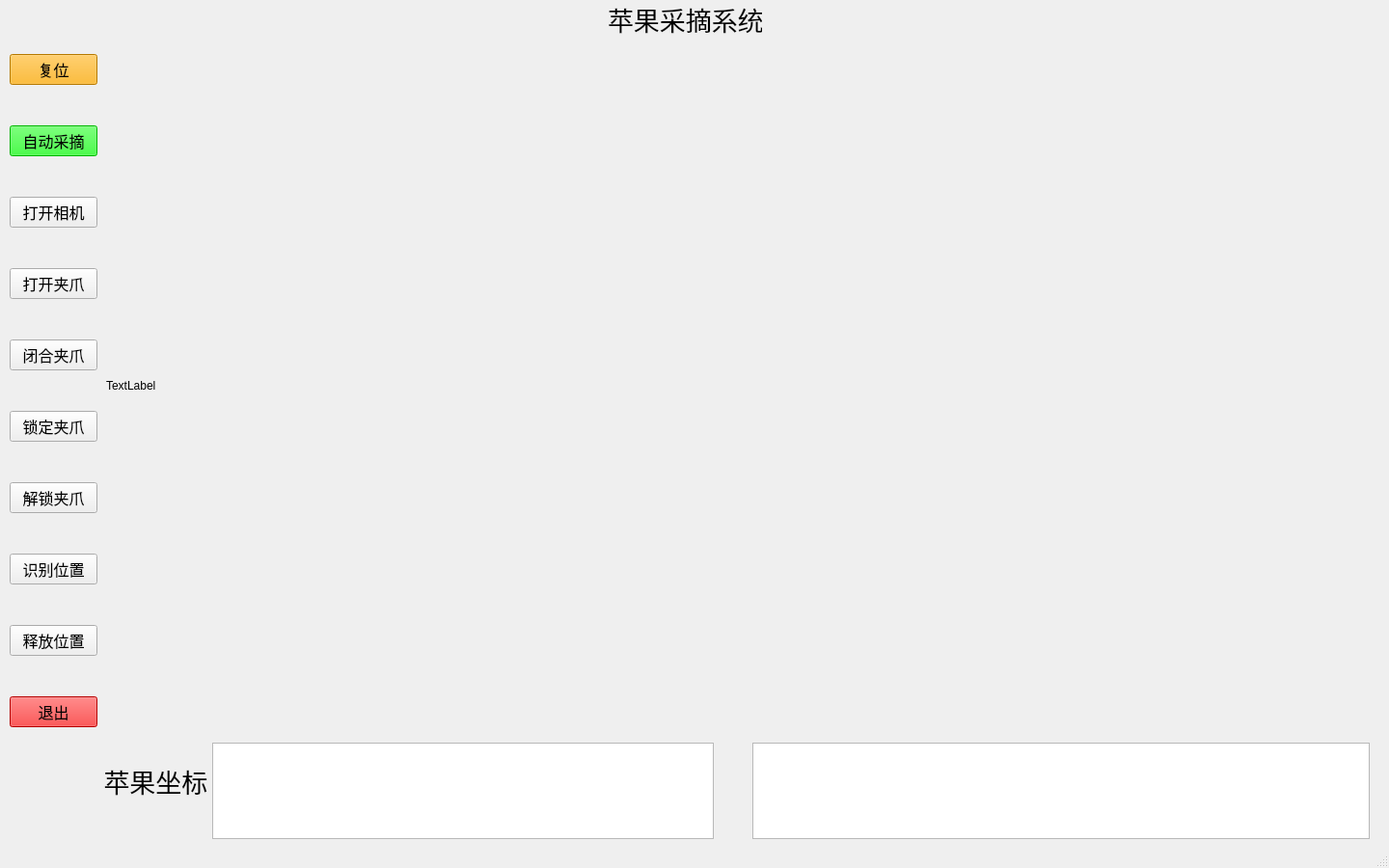
<?xml version="1.0" encoding="UTF-8"?>
<ui version="4.0">
 <class>MainWindow</class>
 <widget class="QMainWindow" name="MainWindow">
  <property name="geometry">
   <rect>
    <x>0</x>
    <y>0</y>
    <width>1440</width>
    <height>900</height>
   </rect>
  </property>
  <property name="minimumSize">
   <size>
    <width>1440</width>
    <height>900</height>
   </size>
  </property>
  <property name="maximumSize">
   <size>
    <width>1440</width>
    <height>900</height>
   </size>
  </property>
  <property name="windowTitle">
   <string>MainWindow</string>
  </property>
  <widget class="QWidget" name="centralwidget">
   <widget class="QLabel" name="label_picture">
    <property name="geometry">
     <rect>
      <x>110</x>
      <y>40</y>
      <width>1280</width>
      <height>720</height>
     </rect>
    </property>
    <property name="styleSheet">
     <string notr="true"/>
    </property>
    <property name="text">
     <string>TextLabel</string>
    </property>
   </widget>
   <widget class="QTextBrowser" name="textBrowser_coordinate">
    <property name="geometry">
     <rect>
      <x>220</x>
      <y>770</y>
      <width>520</width>
      <height>100</height>
     </rect>
    </property>
   </widget>
   <widget class="QLabel" name="label_apple_coordinate">
    <property name="geometry">
     <rect>
      <x>100</x>
      <y>770</y>
      <width>120</width>
      <height>80</height>
     </rect>
    </property>
    <property name="font">
     <font>
      <pointsize>20</pointsize>
     </font>
    </property>
    <property name="text">
     <string> 苹果坐标</string>
    </property>
   </widget>
   <widget class="QLabel" name="label_main_title">
    <property name="geometry">
     <rect>
      <x>630</x>
      <y>0</y>
      <width>160</width>
      <height>40</height>
     </rect>
    </property>
    <property name="font">
     <font>
      <pointsize>20</pointsize>
     </font>
    </property>
    <property name="text">
     <string>苹果采摘系统</string>
    </property>
   </widget>
   <widget class="QTextBrowser" name="textBrowser_info">
    <property name="geometry">
     <rect>
      <x>780</x>
      <y>770</y>
      <width>640</width>
      <height>100</height>
     </rect>
    </property>
   </widget>
   <widget class="QWidget" name="verticalLayoutWidget">
    <property name="geometry">
     <rect>
      <x>10</x>
      <y>20</y>
      <width>91</width>
      <height>771</height>
     </rect>
    </property>
    <layout class="QVBoxLayout" name="verticalLayout">
     <item>
      <widget class="QPushButton" name="pushButton_reset">
       <property name="minimumSize">
        <size>
         <width>20</width>
         <height>10</height>
        </size>
       </property>
       <property name="font">
        <font>
         <pointsize>12</pointsize>
        </font>
       </property>
       <property name="styleSheet">
        <string notr="true">background-color: rgb(255, 170, 0);</string>
       </property>
       <property name="text">
        <string>复位</string>
       </property>
      </widget>
     </item>
     <item>
      <widget class="QPushButton" name="pushButton_pickup">
       <property name="font">
        <font>
         <pointsize>12</pointsize>
        </font>
       </property>
       <property name="styleSheet">
        <string notr="true">background-color: rgb(0, 255, 0);</string>
       </property>
       <property name="text">
        <string>自动采摘</string>
       </property>
      </widget>
     </item>
     <item>
      <widget class="QPushButton" name="pushButton_recognize">
       <property name="font">
        <font>
         <pointsize>12</pointsize>
        </font>
       </property>
       <property name="text">
        <string>打开相机</string>
       </property>
      </widget>
     </item>
     <item>
      <widget class="QPushButton" name="pushButton_claw_open">
       <property name="font">
        <font>
         <pointsize>12</pointsize>
        </font>
       </property>
       <property name="text">
        <string>打开夹爪</string>
       </property>
      </widget>
     </item>
     <item>
      <widget class="QPushButton" name="pushButton_claw_close">
       <property name="font">
        <font>
         <pointsize>12</pointsize>
        </font>
       </property>
       <property name="text">
        <string>闭合夹爪</string>
       </property>
      </widget>
     </item>
     <item>
      <widget class="QPushButton" name="pushButton_lock">
       <property name="font">
        <font>
         <pointsize>12</pointsize>
        </font>
       </property>
       <property name="text">
        <string>锁定夹爪</string>
       </property>
      </widget>
     </item>
     <item>
      <widget class="QPushButton" name="pushButton_unlock">
       <property name="font">
        <font>
         <pointsize>12</pointsize>
        </font>
       </property>
       <property name="text">
        <string>解锁夹爪</string>
       </property>
      </widget>
     </item>
     <item>
      <widget class="QPushButton" name="pushButton_recognize_location">
       <property name="font">
        <font>
         <pointsize>12</pointsize>
        </font>
       </property>
       <property name="text">
        <string>识别位置</string>
       </property>
      </widget>
     </item>
     <item>
      <widget class="QPushButton" name="pushButton_place">
       <property name="font">
        <font>
         <pointsize>12</pointsize>
        </font>
       </property>
       <property name="text">
        <string>释放位置</string>
       </property>
      </widget>
     </item>
     <item>
      <widget class="QPushButton" name="pushButton_quit">
       <property name="font">
        <font>
         <pointsize>12</pointsize>
        </font>
       </property>
       <property name="styleSheet">
        <string notr="true">background-color: rgb(255, 0, 0);</string>
       </property>
       <property name="text">
        <string>退出</string>
       </property>
      </widget>
     </item>
    </layout>
   </widget>
  </widget>
  <widget class="QStatusBar" name="statusbar"/>
 </widget>
 <resources/>
 <connections/>
</ui>
